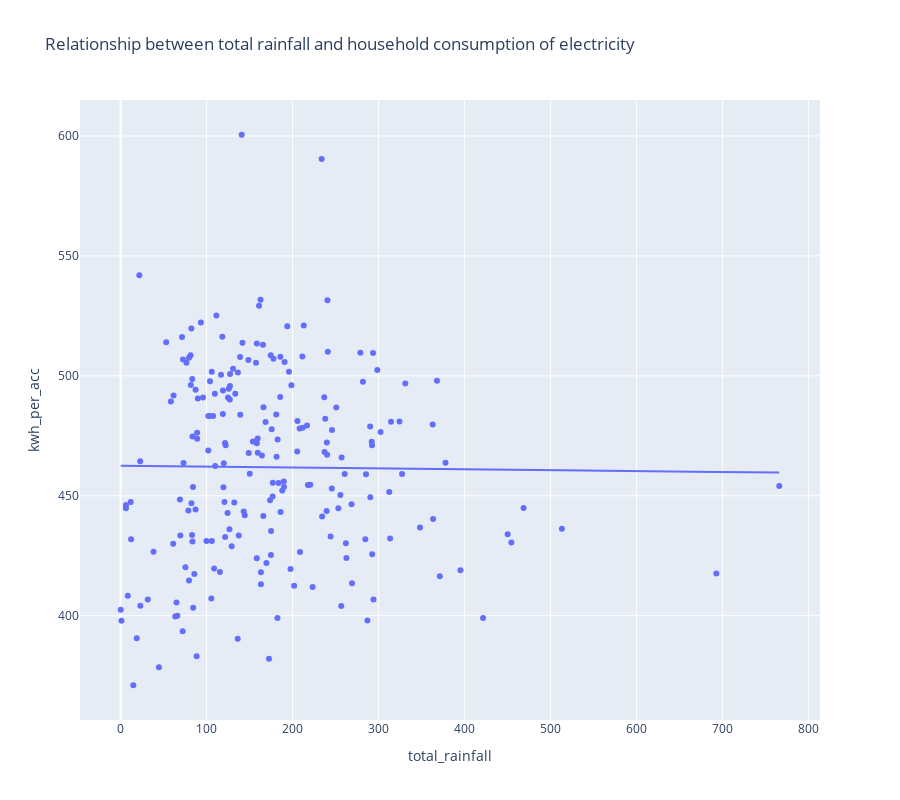

Notebook code cell kept with this figure:
### Markdown cell above
Now, let us compare with the scatterplot between the household consumption of electricity, with the total rainfall. This allows us to see the difference between scatterplots with mild correlation and scatterplots with little correlation.

### Code cell
scatterplt_two = px.scatter(elec, 
                 x = 'total_rainfall', 
                 y = 'kwh_per_acc', 
                 trendline = 'ols', 
                 width = 900, height = 800, 
                 title = 'Relationship between total rainfall and household consumption of electricity')
scatterplt_two.show()

### Figure 1 — Plotly figure (JSON) as saved in the notebook; plotly's stock layout.template omitted (floating-point values rounded to 4 significant figures; data arrays with more than 128 entries replaced by an {"elided": "..."} marker saying what was removed)
{"data": [{"hovertemplate": "total_rainfall=%{x}<br>kwh_per_acc=%{y}<extra></extra>", "legendgroup": "", "marker": {"color": "#636efa", "symbol": "circle"}, "mode": "markers", "name": "", "orientation": "v", "showlegend": false, "type": "scatter", "x": {"elided": "210 float values"}, "xaxis": "x", "y": {"elided": "210 float values"}, "yaxis": "y"}, {"hovertemplate": "<b>OLS trendline</b><br>kwh_per_acc = -0.00372022 * total_rainfall + 462.498<br>R<sup>2</sup>=0.000112<br><br>total_rainfall=%{x}<br>kwh_per_acc=%{y} <b>(trend)</b><extra></extra>", "legendgroup": "", "marker": {"color": "#636efa", "symbol": "circle"}, "mode": "lines", "name": "", "showlegend": false, "type": "scatter", "x": {"elided": "210 float values"}, "xaxis": "x", "y": {"elided": "210 float values"}, "yaxis": "y"}], "layout": {"height": 800, "legend": {"tracegroupgap": 0}, "title": {"text": "Relationship between total rainfall and household consumption of electricity"}, "width": 900, "xaxis": {"anchor": "y", "autorange": true, "domain": [0, 1], "range": [-47.18, 813.3], "title": {"text": "total_rainfall"}, "type": "linear"}, "yaxis": {"anchor": "x", "autorange": true, "domain": [0, 1], "range": [356.5, 615.0], "title": {"text": "kwh_per_acc"}, "type": "linear"}}}
